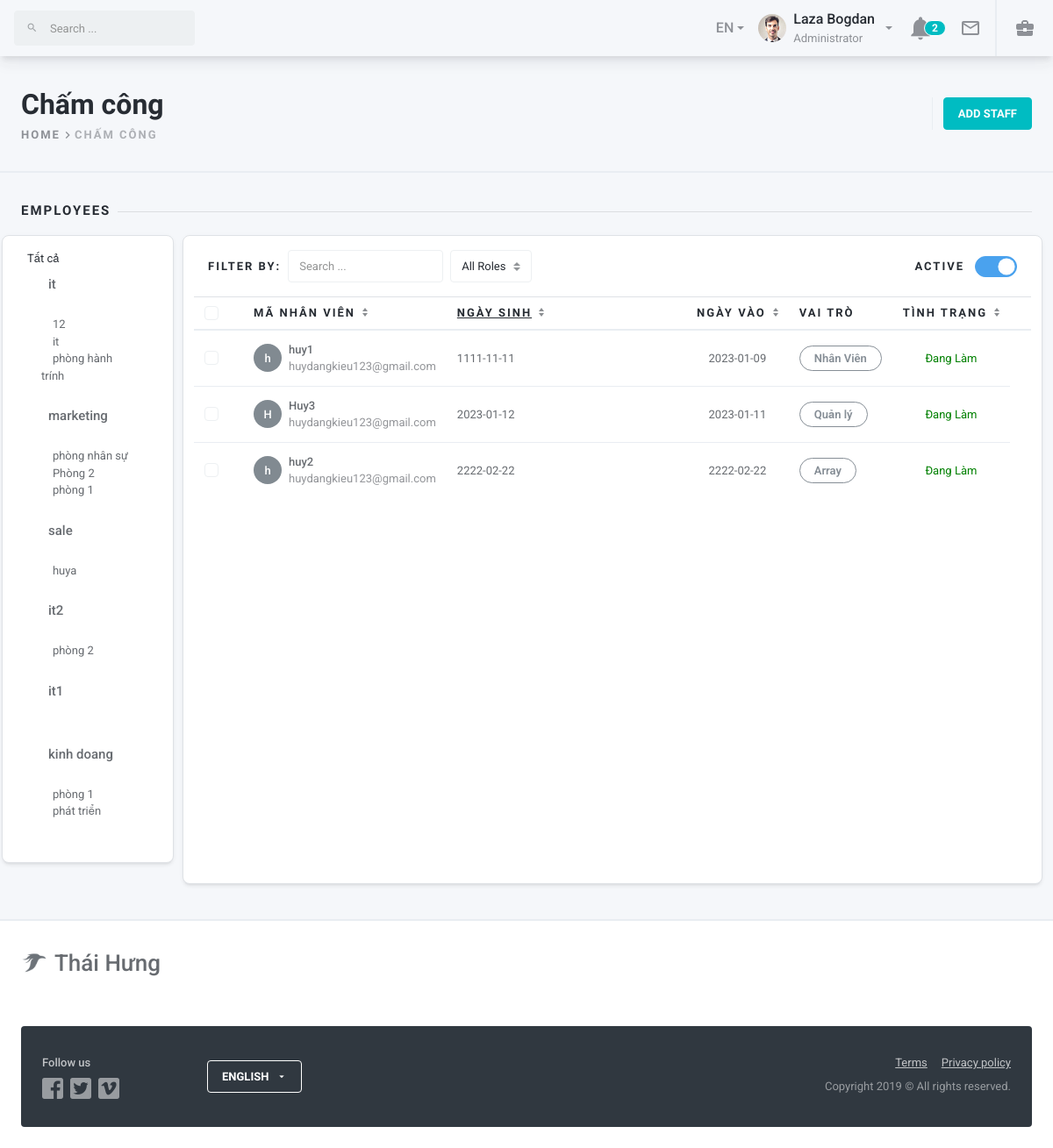
Page /dist/themChamcong.php?mb=1&id=3 on the committed database.
### tables this page shows
CREATE TABLE IF NOT EXISTS `company` (
  `id` int NOT NULL AUTO_INCREMENT,
  `name_company` varchar(50) DEFAULT NULL,
  `level` int DEFAULT NULL,
  PRIMARY KEY (`id`) USING BTREE
);

CREATE TABLE IF NOT EXISTS `room` (
  `id` int NOT NULL AUTO_INCREMENT,
  `name_room` varchar(60) NOT NULL,
  `id_company` int DEFAULT NULL,
  `level` int DEFAULT NULL,
  PRIMARY KEY (`id`) USING BTREE,
  KEY `mcompany` (`id_company`) USING BTREE,
  CONSTRAINT `m_company` FOREIGN KEY (`id_company`) REFERENCES `company` (`id`)
);

CREATE TABLE IF NOT EXISTS `user` (
  `id` int NOT NULL AUTO_INCREMENT,
  `fullname` varchar(50) NOT NULL,
  `email` varchar(50) DEFAULT NULL,
  `date_birth` date DEFAULT NULL,
  `date_job_receive` date NOT NULL,
  `status` varchar(10) NOT NULL,
  `role` varchar(50) DEFAULT NULL,
  PRIMARY KEY (`id`) USING BTREE
);

### dist/themChamcong.php (the view, shortened to what the rows shown need)
<?php include "../head.php";
    include "config/function.php";?>
<link rel="stylesheet" href="../dist/assets/css/css.css">
<div class="mdk-drawer-layout__content page-content">
<div class="border-bottom-2 py-32pt position-relative z-1">
    <div class="container-fluid page__container d-flex flex-column flex-md-row align-items-center text-center text-sm-left">
        <div class="flex d-flex flex-column flex-sm-row align-items-center mb-24pt mb-md-0">
            <div class="mb-24pt mb-sm-0 mr-sm-24pt">
                <h2 class="mb-0">Chấm công</h2>
            </div>
        </div>
    </div>
</div>
<div class="container-fluid page__container page__container page-section">
    <div class="row card-group-row mb-lg-8pt">
      <div class="col-md-2 col-sm-auto card " id="phong1">
        <ul class="card-body">
            <?php
                    echo '
                    <li class="sidebar-menu-item"
                    <a class="sidebar-menu-button" href="projects.html">
                    <span class="sidebar-menu-text">Tất cả</span>
                    </a>
                    ';
                    $sql2=mysqli_query($conn,"SELECT * FROM company ORDER BY `level`");
                    if(mysqli_num_rows($sql2)>0){
                    while($hien=mysqli_fetch_assoc($sql2)){
                        $k='';
                        echo '<li class="sidebar-menu-item">
                        <a class="sidebar-menu-button" href="phongban.php?mb='.$hien['id'].'&id=""" >';
                                if($hien["name_company"]==''){
                                    $k="vui long thêm tên";
                                }
                                else{
                                    $k=$hien["name_company"];
                                }
                                    echo '<span class="sidebar-menu-text">'.$k.'</span>';
                                echo"</a>";
                                $sql3=mysqli_query($conn," SELECT p.name_room, p.id From room as p left join company as b on b.id=p.id_company where b.id=".$hien['id']."");
                                echo" <ul class='card-body'>";
                                while($hien1=mysqli_fetch_assoc($sql3)){
                                    echo "<li class='sidebar-menu-item'><a href='?mb=".$hien['id']."&id=".$hien1['id']."'>
                                    <span class='sidebar-menu-text'>&nbsp&nbsp&nbsp ".$hien1['name_room']."</span>
                                    </a></li>";
                                }
                                echo"</ul>";
                    echo' </li>';
            }}
            ?>
        </ul>
      </div>
    <div class="card mb-0 col-md-10 col-sm">
        <div class="table-responsive"
             data-toggle="lists"
             data-lists-sort-by="js-lists-values-employee-name"
             data-lists-values='["js-lists-values-employee-name", "js-lists-values-employer-name", "js-lists-values-projects", "js-lists-values-activity", "js-lists-values-earnings"]'>
            <table class="table mb-0 thead-border-top-0 table-nowrap">
                <thead>
                    <tr>
                        <th style="width: 18px;"
                            class="pr-0">
                            <div class="custom-control custom-checkbox">
                                <label class="custom-control-label"
                                       for="customCheckAllstaff"><span class="text-hide">Toggle all</span></label>
                            </div>
                        </th>
                        <th style="width: 150px;">
                            <a href="javascript:void(0)"
                               class="sort"
                               data-sort="js-lists-values-employer-name">Mã Nhân Viên</a>
                        </th>
                        <th>
                            <a href="javascript:void(0)"
                               class="sort"
                               data-sort="js-lists-values-employee-name">Ngày Sinh</a>
                        </th>
                        <th class="text-center"
                            style="width: 48px;">
                            <a href="javascript:void(0)"
                               class="sort"
                               data-sort="js-lists-values-projects">Ngày vào</a>
                        </th>
                        <th style="width: 37px;">Vai trò</th>
                        <th style="width: 51px;">
                            <a href="javascript:void(0)"
                               class="sort"
                               data-sort="js-lists-values-earnings">Tình trạng</a>
                        </th>
                        <th style="width: 24px;"
                            class="pl-0"></th>
                    </tr>
                </thead>
                <tbody class="list"
                       id="staff">
                    <?php
                    $sql='';
                    if($_GET["id"]==""){
                        $sql=mysqli_query($conn,"SELECT * From user
                        left join belong as t on user.id=t.id_staff
                        left join room as p on t.id_room=p.id
                        left join company   as b on b.id=p.id_company
                        where b.id=".$_GET['mb']."");
                    }
                    else{
                        $sql=mysqli_query($conn,"SELECT * From user
                        left join belong as t on user.id=t.id_staff
                        left join room as p on t.id_room=p.id
                        left join company   as b on b.id=p.id_company
                        where b.id=".$_GET['mb']." AND t.id_room=".$_GET['id']."");
                    }
                        while($hien=mysqli_fetch_assoc($sql)){
                            $logo=substr("".$hien['fullname']."",0,1);
                            echo'
                            <tr>
                                <td class="pr-0">
                                    <div class="custom-control custom-checkbox">
                                    </div>
                                </td>
                                <td>
                                    <div class="media flex-nowrap align-items-center"
                                         style="white-space: nowrap;">
                                        <div class="avatar avatar-32pt mr-8pt">
                                            <span class="avatar-title rounded-circle">'.$logo.'</span>
                                        </div>
                                        <div class="media-body">
                                            <div class="d-flex flex-column ">
                                                <a href="ghicong.php?id='.$hien['id'].'">
                                                <p class="mb-0"><strong class="js-lists-values-employee-name">'.$hien['fullname'].'</strong></p>
                                                <small class="js-lists-values-employee-email text-50">'.$hien['email'].'</small>
                                                </a>
                                                </div>
                                        </div>
                                    </div>
                                </td>
                                <td>
                                    <div class="d-flex align-items-center">
                                           <span class="js-lists-values-employer-name text-70">'.$hien['date_birth'].'</span>
                                    </div>
                                </td>
                                <td class="text-center js-lists-values-projects small text-70">'.$hien['date_job_receive'].'</td>
                                <td>
                                    <a href=""
                                       class="chip chip-outline-secondary">'.$hien['role'].'</a>
                                </td>
                                <td>
                                <div class="text-center js-lists-values-projects small text-70">';
                                    if(ucwords($hien['status'])=="Đang Làm"){
                                        echo '
                                        <span style="color:green">'.$hien['status'].'</span>
                                        ';
                                    }
                                    elseif(ucwords($hien['status'])=="Đã Nghỉ"){
                                        echo '
                                        <span style="color:red;">'.$hien['status'].'</span>
                                        ';
                                    }
                                    else{
                                        echo '
                                        <span style="color:blue;">'.$hien['status'].'</span>
                                        ';
                                    }
                           echo'</div></td>
                            </tr>
                            ';
                        }
                            ?>
                </tbody>
            </table>
        </div>
    </div>
    </div>
</div>
</div>
<?php include '../body_js.php';?>

### rows in the picture
company: name_company "it"
room: name_room "12"
room: name_room "it"
room: name_room "phòng hành trính"
company: name_company "marketing"
room: name_room "phòng nhân sự"
room: name_room "Phòng 2"
room: name_room "phòng 1"
company: name_company "sale"
room: name_room "huya"
company: name_company "it2"
room: name_room "phòng 2"
company: name_company "it1"
company: name_company "kinh doang"
room: name_room "phòng 1"
room: name_room "phát triển"
user: fullname "h", fullname "huy1", email "huydangkieu123@gmail.com", date_birth "1111-11-11", date_job_receive "2023-01-09", role "Nhân Viên", status "Đang Làm"
user: fullname "H", fullname "Huy3", email "huydangkieu123@gmail.com", date_birth "2023-01-12", date_job_receive "2023-01-11", role "Quản lý", status "Đang Làm"
user: fullname "h", fullname "huy2", email "huydangkieu123@gmail.com", date_birth "2222-02-22", date_job_receive "2222-02-22", role "Array", status "Đang Làm"
